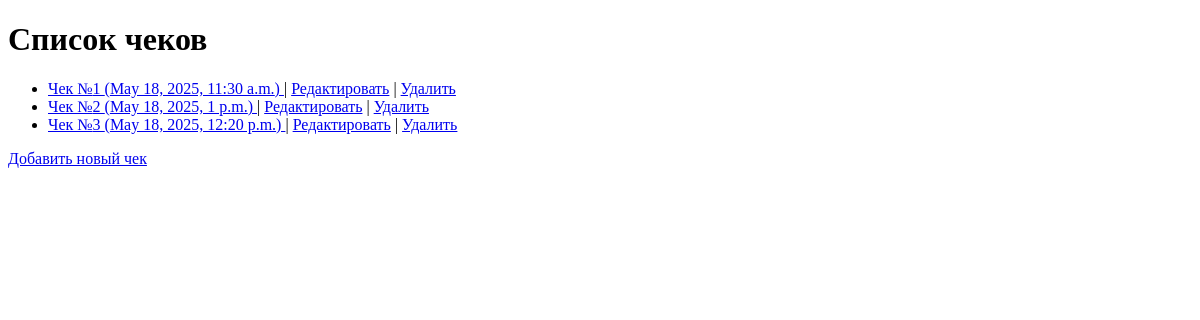
/receipts/, run on an earlier commit of the app's database.
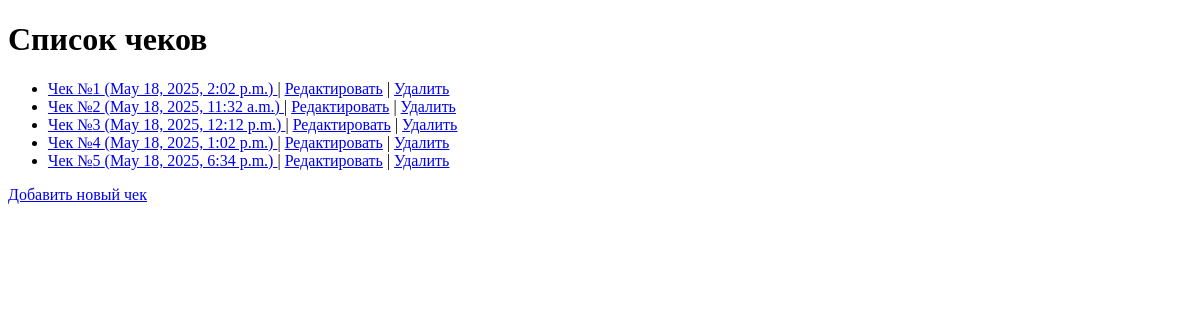
And on a later commit of the database.
### receipts/models.py (models this page shows, shortened)
class Receipt(models.Model):
    number = models.CharField(max_length=50)
    date_time = models.DateTimeField()
    total_amount = models.DecimalField(max_digits=10, decimal_places=2, default=0)  # Добавлено default=0
    store = models.ForeignKey(Store, on_delete=models.CASCADE)
    customer = models.ForeignKey(Customer, on_delete=models.CASCADE)
    products = models.ManyToManyField(Product, through='ReceiptProduct')

### receipts/views.py (the view)
# urls.py: path('', views.receipt_list, name='receipt_list'),
def receipt_list(request):
    receipts = Receipt.objects.all()
    return render(request, 'receipts/receipt_list.html', {'receipts': receipts})

### receipts/templates/receipts/receipt_list.html (shortened to what this page needs)
<!DOCTYPE html>
<html lang="ru">
<head>
</head>
<body>
    <h1>Список чеков</h1>
    <ul>
        {% for receipt in receipts %}
            <li>
                <a href="{% url 'receipt_detail' pk=receipt.pk %}">
                    Чек №{{ receipt.number }} ({{ receipt.date_time }})
                </a>
                | <a href="{% url 'receipt_update' pk=receipt.pk %}">Редактировать</a>
                | <a href="{% url 'receipt_delete' pk=receipt.pk %}">Удалить</a>
            </li>
        {% empty %}
            <li>Чеков пока нет.</li>
        {% endfor %}
    </ul>
    <a href="{% url 'receipt_create' %}">Добавить новый чек</a>
</body>
</html>

What changed in the data, as far as the page shows it:
removed Receipt: number "1", date_time "May 18, 2025, 11:30 a.m."
removed Receipt: number "2", date_time "May 18, 2025, 1 p.m."
removed Receipt: number "3", date_time "May 18, 2025, 12:20 p.m."
added Receipt: number "1", date_time "May 18, 2025, 2:02 p.m."
added Receipt: number "2", date_time "May 18, 2025, 11:32 a.m."
added Receipt: number "3", date_time "May 18, 2025, 12:12 p.m."
added Receipt: number "4", date_time "May 18, 2025, 1:02 p.m."
added Receipt: number "5", date_time "May 18, 2025, 6:34 p.m."
